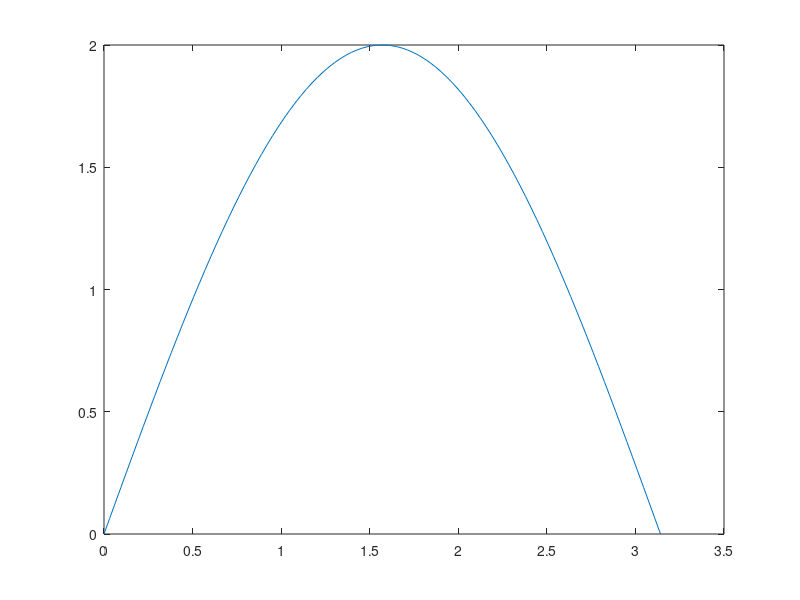

Write the MATLAB code that produced this figure.
clc
close all
clear all
% Plot the function y = 2sin (x) through the interval of 0 ≤ x ≤ π.
x = linspace(0,pi);
y = 2*sin(x);
plot (x,y);